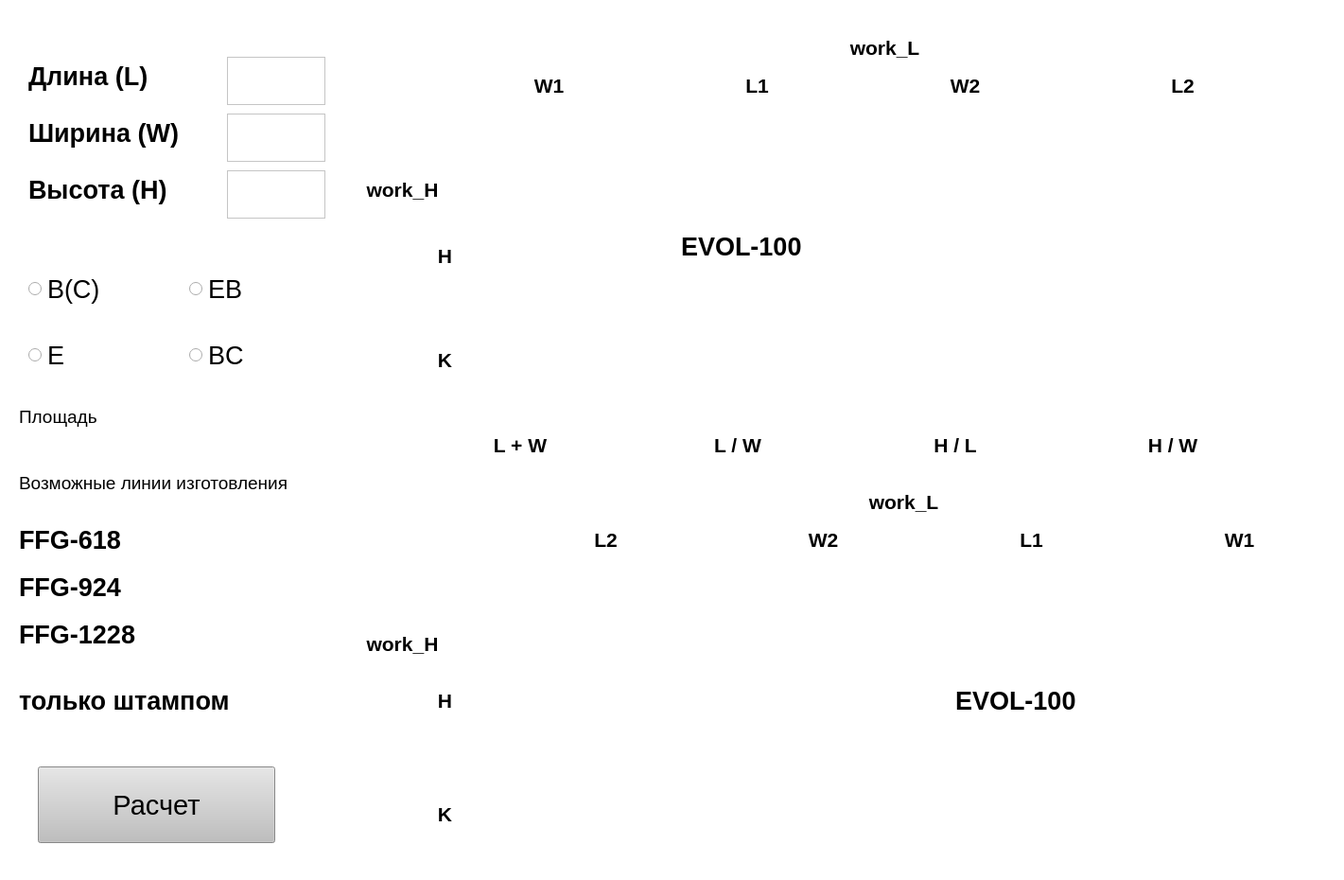
<?xml version="1.0" encoding="UTF-8"?>
<ui version="4.0">
 <class>MainWindow</class>
 <widget class="QMainWindow" name="MainWindow">
  <property name="geometry">
   <rect>
    <x>0</x>
    <y>0</y>
    <width>1421</width>
    <height>930</height>
   </rect>
  </property>
  <property name="windowTitle">
   <string>MainWindow</string>
  </property>
  <property name="autoFillBackground">
   <bool>false</bool>
  </property>
  <property name="styleSheet">
   <string notr="true">background-color: rgb(255, 255, 255);</string>
  </property>
  <widget class="QWidget" name="centralwidget">
   <widget class="QLabel" name="Y_W">
    <property name="geometry">
     <rect>
      <x>390</x>
      <y>20</y>
      <width>1000</width>
      <height>405</height>
     </rect>
    </property>
    <property name="text">
     <string/>
    </property>
    <property name="pixmap">
     <pixmap>img/Y_W.png</pixmap>
    </property>
   </widget>
   <widget class="QLabel" name="Y_L">
    <property name="geometry">
     <rect>
      <x>390</x>
      <y>500</y>
      <width>1000</width>
      <height>405</height>
     </rect>
    </property>
    <property name="text">
     <string/>
    </property>
    <property name="pixmap">
     <pixmap>img/Y_L.png</pixmap>
    </property>
   </widget>
   <widget class="QLabel" name="length_txt">
    <property name="geometry">
     <rect>
      <x>30</x>
      <y>60</y>
      <width>161</width>
      <height>41</height>
     </rect>
    </property>
    <property name="font">
     <font>
      <family>Arial</family>
      <pointsize>20</pointsize>
      <weight>75</weight>
      <bold>true</bold>
     </font>
    </property>
    <property name="text">
     <string>Длина (L)</string>
    </property>
   </widget>
   <widget class="QLabel" name="width_txt">
    <property name="geometry">
     <rect>
      <x>30</x>
      <y>120</y>
      <width>201</width>
      <height>41</height>
     </rect>
    </property>
    <property name="font">
     <font>
      <family>Arial</family>
      <pointsize>20</pointsize>
      <weight>75</weight>
      <bold>true</bold>
     </font>
    </property>
    <property name="text">
     <string>Ширина (W)</string>
    </property>
   </widget>
   <widget class="QLabel" name="height_txt">
    <property name="geometry">
     <rect>
      <x>30</x>
      <y>180</y>
      <width>191</width>
      <height>41</height>
     </rect>
    </property>
    <property name="font">
     <font>
      <family>Arial</family>
      <pointsize>20</pointsize>
      <weight>75</weight>
      <bold>true</bold>
     </font>
    </property>
    <property name="text">
     <string>Высота (H)</string>
    </property>
   </widget>
   <widget class="QTextEdit" name="length_inp">
    <property name="geometry">
     <rect>
      <x>240</x>
      <y>60</y>
      <width>104</width>
      <height>51</height>
     </rect>
    </property>
    <property name="font">
     <font>
      <family>Arial</family>
      <pointsize>20</pointsize>
     </font>
    </property>
   </widget>
   <widget class="QTextEdit" name="width_inp">
    <property name="geometry">
     <rect>
      <x>240</x>
      <y>120</y>
      <width>104</width>
      <height>51</height>
     </rect>
    </property>
    <property name="font">
     <font>
      <family>Arial</family>
      <pointsize>20</pointsize>
     </font>
    </property>
   </widget>
   <widget class="QTextEdit" name="height_inp">
    <property name="geometry">
     <rect>
      <x>240</x>
      <y>180</y>
      <width>104</width>
      <height>51</height>
     </rect>
    </property>
    <property name="font">
     <font>
      <family>Arial</family>
      <pointsize>20</pointsize>
     </font>
    </property>
   </widget>
   <widget class="QRadioButton" name="radio_B">
    <property name="geometry">
     <rect>
      <x>30</x>
      <y>290</y>
      <width>101</width>
      <height>31</height>
     </rect>
    </property>
    <property name="sizePolicy">
     <sizepolicy hsizetype="Fixed" vsizetype="Fixed">
      <horstretch>0</horstretch>
      <verstretch>0</verstretch>
     </sizepolicy>
    </property>
    <property name="font">
     <font>
      <family>Arial</family>
      <pointsize>20</pointsize>
     </font>
    </property>
    <property name="cursor">
     <cursorShape>ArrowCursor</cursorShape>
    </property>
    <property name="tabletTracking">
     <bool>true</bool>
    </property>
    <property name="autoFillBackground">
     <bool>false</bool>
    </property>
    <property name="text">
     <string>B(C)</string>
    </property>
    <property name="iconSize">
     <size>
      <width>20</width>
      <height>20</height>
     </size>
    </property>
    <property name="checked">
     <bool>false</bool>
    </property>
   </widget>
   <widget class="QRadioButton" name="radio_E">
    <property name="geometry">
     <rect>
      <x>30</x>
      <y>360</y>
      <width>101</width>
      <height>31</height>
     </rect>
    </property>
    <property name="sizePolicy">
     <sizepolicy hsizetype="Fixed" vsizetype="Fixed">
      <horstretch>0</horstretch>
      <verstretch>0</verstretch>
     </sizepolicy>
    </property>
    <property name="font">
     <font>
      <family>Arial</family>
      <pointsize>20</pointsize>
     </font>
    </property>
    <property name="cursor">
     <cursorShape>ArrowCursor</cursorShape>
    </property>
    <property name="tabletTracking">
     <bool>true</bool>
    </property>
    <property name="autoFillBackground">
     <bool>false</bool>
    </property>
    <property name="text">
     <string>E</string>
    </property>
    <property name="iconSize">
     <size>
      <width>20</width>
      <height>20</height>
     </size>
    </property>
    <property name="checked">
     <bool>false</bool>
    </property>
   </widget>
   <widget class="QRadioButton" name="radio_BC">
    <property name="geometry">
     <rect>
      <x>200</x>
      <y>360</y>
      <width>101</width>
      <height>31</height>
     </rect>
    </property>
    <property name="sizePolicy">
     <sizepolicy hsizetype="Fixed" vsizetype="Fixed">
      <horstretch>0</horstretch>
      <verstretch>0</verstretch>
     </sizepolicy>
    </property>
    <property name="font">
     <font>
      <family>Arial</family>
      <pointsize>20</pointsize>
     </font>
    </property>
    <property name="cursor">
     <cursorShape>ArrowCursor</cursorShape>
    </property>
    <property name="tabletTracking">
     <bool>true</bool>
    </property>
    <property name="autoFillBackground">
     <bool>false</bool>
    </property>
    <property name="text">
     <string>BC</string>
    </property>
    <property name="iconSize">
     <size>
      <width>20</width>
      <height>20</height>
     </size>
    </property>
    <property name="checked">
     <bool>false</bool>
    </property>
   </widget>
   <widget class="QRadioButton" name="radio_EB">
    <property name="geometry">
     <rect>
      <x>200</x>
      <y>290</y>
      <width>101</width>
      <height>31</height>
     </rect>
    </property>
    <property name="sizePolicy">
     <sizepolicy hsizetype="Fixed" vsizetype="Fixed">
      <horstretch>0</horstretch>
      <verstretch>0</verstretch>
     </sizepolicy>
    </property>
    <property name="font">
     <font>
      <family>Arial</family>
      <pointsize>20</pointsize>
     </font>
    </property>
    <property name="cursor">
     <cursorShape>ArrowCursor</cursorShape>
    </property>
    <property name="tabletTracking">
     <bool>true</bool>
    </property>
    <property name="autoFillBackground">
     <bool>false</bool>
    </property>
    <property name="text">
     <string>EB</string>
    </property>
    <property name="iconSize">
     <size>
      <width>20</width>
      <height>20</height>
     </size>
    </property>
    <property name="checked">
     <bool>false</bool>
    </property>
   </widget>
   <widget class="QLabel" name="info_line_txt">
    <property name="geometry">
     <rect>
      <x>20</x>
      <y>500</y>
      <width>361</width>
      <height>21</height>
     </rect>
    </property>
    <property name="font">
     <font>
      <family>Arial</family>
      <pointsize>14</pointsize>
     </font>
    </property>
    <property name="text">
     <string>Возможные линии изготовления</string>
    </property>
    <property name="scaledContents">
     <bool>true</bool>
    </property>
   </widget>
   <widget class="QLabel" name="line_EVOL">
    <property name="geometry">
     <rect>
      <x>720</x>
      <y>240</y>
      <width>191</width>
      <height>41</height>
     </rect>
    </property>
    <property name="font">
     <font>
      <family>Arial</family>
      <pointsize>20</pointsize>
      <weight>75</weight>
      <bold>true</bold>
     </font>
    </property>
    <property name="text">
     <string>EVOL-100</string>
    </property>
   </widget>
   <widget class="QLabel" name="line_618">
    <property name="geometry">
     <rect>
      <x>20</x>
      <y>550</y>
      <width>191</width>
      <height>41</height>
     </rect>
    </property>
    <property name="font">
     <font>
      <family>Arial</family>
      <pointsize>20</pointsize>
      <weight>75</weight>
      <bold>true</bold>
     </font>
    </property>
    <property name="text">
     <string>FFG-618</string>
    </property>
   </widget>
   <widget class="QLabel" name="line_924">
    <property name="geometry">
     <rect>
      <x>20</x>
      <y>600</y>
      <width>191</width>
      <height>41</height>
     </rect>
    </property>
    <property name="font">
     <font>
      <family>Arial</family>
      <pointsize>20</pointsize>
      <weight>75</weight>
      <bold>true</bold>
     </font>
    </property>
    <property name="text">
     <string>FFG-924</string>
    </property>
   </widget>
   <widget class="QLabel" name="line_1228">
    <property name="geometry">
     <rect>
      <x>20</x>
      <y>650</y>
      <width>191</width>
      <height>41</height>
     </rect>
    </property>
    <property name="font">
     <font>
      <family>Arial</family>
      <pointsize>20</pointsize>
      <weight>75</weight>
      <bold>true</bold>
     </font>
    </property>
    <property name="text">
     <string>FFG-1228</string>
    </property>
   </widget>
   <widget class="QLabel" name="line_bobst">
    <property name="geometry">
     <rect>
      <x>20</x>
      <y>720</y>
      <width>311</width>
      <height>41</height>
     </rect>
    </property>
    <property name="font">
     <font>
      <family>Arial</family>
      <pointsize>20</pointsize>
      <weight>75</weight>
      <bold>true</bold>
     </font>
    </property>
    <property name="text">
     <string>только штампом</string>
    </property>
   </widget>
   <widget class="QLabel" name="square_m2">
    <property name="geometry">
     <rect>
      <x>20</x>
      <y>430</y>
      <width>361</width>
      <height>21</height>
     </rect>
    </property>
    <property name="font">
     <font>
      <family>Arial</family>
      <pointsize>14</pointsize>
     </font>
    </property>
    <property name="text">
     <string>Площадь </string>
    </property>
    <property name="scaledContents">
     <bool>true</bool>
    </property>
   </widget>
   <widget class="QLabel" name="YW_w1">
    <property name="geometry">
     <rect>
      <x>540</x>
      <y>70</y>
      <width>81</width>
      <height>41</height>
     </rect>
    </property>
    <property name="font">
     <font>
      <family>Arial</family>
      <pointsize>16</pointsize>
      <weight>75</weight>
      <bold>true</bold>
     </font>
    </property>
    <property name="layoutDirection">
     <enum>Qt::LeftToRight</enum>
    </property>
    <property name="autoFillBackground">
     <bool>false</bool>
    </property>
    <property name="styleSheet">
     <string notr="true">background-color: rgb(255, 255, 255);</string>
    </property>
    <property name="text">
     <string>W1</string>
    </property>
    <property name="scaledContents">
     <bool>true</bool>
    </property>
    <property name="alignment">
     <set>Qt::AlignCenter</set>
    </property>
   </widget>
   <widget class="QLabel" name="YW_l1">
    <property name="geometry">
     <rect>
      <x>760</x>
      <y>70</y>
      <width>81</width>
      <height>41</height>
     </rect>
    </property>
    <property name="font">
     <font>
      <family>Arial</family>
      <pointsize>16</pointsize>
      <weight>75</weight>
      <bold>true</bold>
     </font>
    </property>
    <property name="layoutDirection">
     <enum>Qt::LeftToRight</enum>
    </property>
    <property name="autoFillBackground">
     <bool>false</bool>
    </property>
    <property name="styleSheet">
     <string notr="true">background-color: rgb(255, 255, 255);</string>
    </property>
    <property name="text">
     <string>L1</string>
    </property>
    <property name="scaledContents">
     <bool>true</bool>
    </property>
    <property name="alignment">
     <set>Qt::AlignCenter</set>
    </property>
   </widget>
   <widget class="QLabel" name="YW_w2">
    <property name="geometry">
     <rect>
      <x>980</x>
      <y>70</y>
      <width>81</width>
      <height>41</height>
     </rect>
    </property>
    <property name="font">
     <font>
      <family>Arial</family>
      <pointsize>16</pointsize>
      <weight>75</weight>
      <bold>true</bold>
     </font>
    </property>
    <property name="layoutDirection">
     <enum>Qt::LeftToRight</enum>
    </property>
    <property name="autoFillBackground">
     <bool>false</bool>
    </property>
    <property name="styleSheet">
     <string notr="true">background-color: rgb(255, 255, 255);</string>
    </property>
    <property name="text">
     <string>W2</string>
    </property>
    <property name="scaledContents">
     <bool>true</bool>
    </property>
    <property name="alignment">
     <set>Qt::AlignCenter</set>
    </property>
   </widget>
   <widget class="QLabel" name="YW_l2">
    <property name="geometry">
     <rect>
      <x>1210</x>
      <y>70</y>
      <width>81</width>
      <height>41</height>
     </rect>
    </property>
    <property name="font">
     <font>
      <family>Arial</family>
      <pointsize>16</pointsize>
      <weight>75</weight>
      <bold>true</bold>
     </font>
    </property>
    <property name="layoutDirection">
     <enum>Qt::LeftToRight</enum>
    </property>
    <property name="autoFillBackground">
     <bool>false</bool>
    </property>
    <property name="styleSheet">
     <string notr="true">background-color: rgb(255, 255, 255);</string>
    </property>
    <property name="text">
     <string>L2</string>
    </property>
    <property name="scaledContents">
     <bool>true</bool>
    </property>
    <property name="alignment">
     <set>Qt::AlignCenter</set>
    </property>
   </widget>
   <widget class="QLabel" name="YW_work_H">
    <property name="geometry">
     <rect>
      <x>370</x>
      <y>180</y>
      <width>111</width>
      <height>41</height>
     </rect>
    </property>
    <property name="font">
     <font>
      <family>Arial</family>
      <pointsize>16</pointsize>
      <weight>75</weight>
      <bold>true</bold>
     </font>
    </property>
    <property name="layoutDirection">
     <enum>Qt::LeftToRight</enum>
    </property>
    <property name="autoFillBackground">
     <bool>false</bool>
    </property>
    <property name="styleSheet">
     <string notr="true">background-color: rgb(255, 255, 255);</string>
    </property>
    <property name="text">
     <string>work_H</string>
    </property>
    <property name="scaledContents">
     <bool>true</bool>
    </property>
    <property name="alignment">
     <set>Qt::AlignCenter</set>
    </property>
   </widget>
   <widget class="QLabel" name="YW_k">
    <property name="geometry">
     <rect>
      <x>430</x>
      <y>360</y>
      <width>81</width>
      <height>41</height>
     </rect>
    </property>
    <property name="font">
     <font>
      <family>Arial</family>
      <pointsize>16</pointsize>
      <weight>75</weight>
      <bold>true</bold>
     </font>
    </property>
    <property name="layoutDirection">
     <enum>Qt::LeftToRight</enum>
    </property>
    <property name="autoFillBackground">
     <bool>false</bool>
    </property>
    <property name="styleSheet">
     <string notr="true">background-color: rgb(255, 255, 255);</string>
    </property>
    <property name="text">
     <string>K</string>
    </property>
    <property name="scaledContents">
     <bool>true</bool>
    </property>
    <property name="alignment">
     <set>Qt::AlignCenter</set>
    </property>
   </widget>
   <widget class="QLabel" name="YW_h">
    <property name="geometry">
     <rect>
      <x>430</x>
      <y>250</y>
      <width>81</width>
      <height>41</height>
     </rect>
    </property>
    <property name="font">
     <font>
      <family>Arial</family>
      <pointsize>16</pointsize>
      <weight>75</weight>
      <bold>true</bold>
     </font>
    </property>
    <property name="layoutDirection">
     <enum>Qt::LeftToRight</enum>
    </property>
    <property name="autoFillBackground">
     <bool>false</bool>
    </property>
    <property name="styleSheet">
     <string notr="true">background-color: rgb(255, 255, 255);</string>
    </property>
    <property name="text">
     <string>H</string>
    </property>
    <property name="scaledContents">
     <bool>true</bool>
    </property>
    <property name="alignment">
     <set>Qt::AlignCenter</set>
    </property>
   </widget>
   <widget class="QLabel" name="L_plus_W">
    <property name="geometry">
     <rect>
      <x>440</x>
      <y>450</y>
      <width>220</width>
      <height>40</height>
     </rect>
    </property>
    <property name="font">
     <font>
      <family>Arial</family>
      <pointsize>16</pointsize>
      <weight>75</weight>
      <bold>true</bold>
     </font>
    </property>
    <property name="layoutDirection">
     <enum>Qt::LeftToRight</enum>
    </property>
    <property name="autoFillBackground">
     <bool>false</bool>
    </property>
    <property name="styleSheet">
     <string notr="true">background-color: rgb(255, 255, 255);</string>
    </property>
    <property name="text">
     <string>L + W</string>
    </property>
    <property name="scaledContents">
     <bool>true</bool>
    </property>
    <property name="alignment">
     <set>Qt::AlignCenter</set>
    </property>
   </widget>
   <widget class="QLabel" name="YL_l2">
    <property name="geometry">
     <rect>
      <x>600</x>
      <y>550</y>
      <width>81</width>
      <height>41</height>
     </rect>
    </property>
    <property name="font">
     <font>
      <family>Arial</family>
      <pointsize>16</pointsize>
      <weight>75</weight>
      <bold>true</bold>
     </font>
    </property>
    <property name="layoutDirection">
     <enum>Qt::LeftToRight</enum>
    </property>
    <property name="autoFillBackground">
     <bool>false</bool>
    </property>
    <property name="styleSheet">
     <string notr="true">background-color: rgb(255, 255, 255);</string>
    </property>
    <property name="text">
     <string>L2</string>
    </property>
    <property name="scaledContents">
     <bool>true</bool>
    </property>
    <property name="alignment">
     <set>Qt::AlignCenter</set>
    </property>
   </widget>
   <widget class="QLabel" name="YL_work_H">
    <property name="geometry">
     <rect>
      <x>370</x>
      <y>660</y>
      <width>111</width>
      <height>41</height>
     </rect>
    </property>
    <property name="font">
     <font>
      <family>Arial</family>
      <pointsize>16</pointsize>
      <weight>75</weight>
      <bold>true</bold>
     </font>
    </property>
    <property name="layoutDirection">
     <enum>Qt::LeftToRight</enum>
    </property>
    <property name="autoFillBackground">
     <bool>false</bool>
    </property>
    <property name="styleSheet">
     <string notr="true">background-color: rgb(255, 255, 255);</string>
    </property>
    <property name="text">
     <string>work_H</string>
    </property>
    <property name="scaledContents">
     <bool>true</bool>
    </property>
    <property name="alignment">
     <set>Qt::AlignCenter</set>
    </property>
   </widget>
   <widget class="QLabel" name="YL_h">
    <property name="geometry">
     <rect>
      <x>430</x>
      <y>720</y>
      <width>81</width>
      <height>41</height>
     </rect>
    </property>
    <property name="font">
     <font>
      <family>Arial</family>
      <pointsize>16</pointsize>
      <weight>75</weight>
      <bold>true</bold>
     </font>
    </property>
    <property name="layoutDirection">
     <enum>Qt::LeftToRight</enum>
    </property>
    <property name="autoFillBackground">
     <bool>false</bool>
    </property>
    <property name="styleSheet">
     <string notr="true">background-color: rgb(255, 255, 255);</string>
    </property>
    <property name="text">
     <string>H</string>
    </property>
    <property name="scaledContents">
     <bool>true</bool>
    </property>
    <property name="alignment">
     <set>Qt::AlignCenter</set>
    </property>
   </widget>
   <widget class="QLabel" name="YL_work_L">
    <property name="geometry">
     <rect>
      <x>900</x>
      <y>510</y>
      <width>111</width>
      <height>41</height>
     </rect>
    </property>
    <property name="font">
     <font>
      <family>Arial</family>
      <pointsize>16</pointsize>
      <weight>75</weight>
      <bold>true</bold>
     </font>
    </property>
    <property name="layoutDirection">
     <enum>Qt::LeftToRight</enum>
    </property>
    <property name="autoFillBackground">
     <bool>false</bool>
    </property>
    <property name="styleSheet">
     <string notr="true">background-color: rgb(255, 255, 255);</string>
    </property>
    <property name="text">
     <string>work_L</string>
    </property>
    <property name="scaledContents">
     <bool>true</bool>
    </property>
    <property name="alignment">
     <set>Qt::AlignCenter</set>
    </property>
   </widget>
   <widget class="QLabel" name="YL_w2">
    <property name="geometry">
     <rect>
      <x>830</x>
      <y>550</y>
      <width>81</width>
      <height>41</height>
     </rect>
    </property>
    <property name="font">
     <font>
      <family>Arial</family>
      <pointsize>16</pointsize>
      <weight>75</weight>
      <bold>true</bold>
     </font>
    </property>
    <property name="layoutDirection">
     <enum>Qt::LeftToRight</enum>
    </property>
    <property name="autoFillBackground">
     <bool>false</bool>
    </property>
    <property name="styleSheet">
     <string notr="true">background-color: rgb(255, 255, 255);</string>
    </property>
    <property name="text">
     <string>W2</string>
    </property>
    <property name="scaledContents">
     <bool>true</bool>
    </property>
    <property name="alignment">
     <set>Qt::AlignCenter</set>
    </property>
   </widget>
   <widget class="QLabel" name="YL_k">
    <property name="geometry">
     <rect>
      <x>430</x>
      <y>840</y>
      <width>81</width>
      <height>41</height>
     </rect>
    </property>
    <property name="font">
     <font>
      <family>Arial</family>
      <pointsize>16</pointsize>
      <weight>75</weight>
      <bold>true</bold>
     </font>
    </property>
    <property name="layoutDirection">
     <enum>Qt::LeftToRight</enum>
    </property>
    <property name="autoFillBackground">
     <bool>false</bool>
    </property>
    <property name="styleSheet">
     <string notr="true">background-color: rgb(255, 255, 255);</string>
    </property>
    <property name="text">
     <string>K</string>
    </property>
    <property name="scaledContents">
     <bool>true</bool>
    </property>
    <property name="alignment">
     <set>Qt::AlignCenter</set>
    </property>
   </widget>
   <widget class="QLabel" name="YL_l1">
    <property name="geometry">
     <rect>
      <x>1050</x>
      <y>550</y>
      <width>81</width>
      <height>41</height>
     </rect>
    </property>
    <property name="font">
     <font>
      <family>Arial</family>
      <pointsize>16</pointsize>
      <weight>75</weight>
      <bold>true</bold>
     </font>
    </property>
    <property name="layoutDirection">
     <enum>Qt::LeftToRight</enum>
    </property>
    <property name="autoFillBackground">
     <bool>false</bool>
    </property>
    <property name="styleSheet">
     <string notr="true">background-color: rgb(255, 255, 255);</string>
    </property>
    <property name="text">
     <string>L1</string>
    </property>
    <property name="scaledContents">
     <bool>true</bool>
    </property>
    <property name="alignment">
     <set>Qt::AlignCenter</set>
    </property>
   </widget>
   <widget class="QLabel" name="YL_w1">
    <property name="geometry">
     <rect>
      <x>1270</x>
      <y>550</y>
      <width>81</width>
      <height>41</height>
     </rect>
    </property>
    <property name="font">
     <font>
      <family>Arial</family>
      <pointsize>16</pointsize>
      <weight>75</weight>
      <bold>true</bold>
     </font>
    </property>
    <property name="layoutDirection">
     <enum>Qt::LeftToRight</enum>
    </property>
    <property name="autoFillBackground">
     <bool>false</bool>
    </property>
    <property name="styleSheet">
     <string notr="true">background-color: rgb(255, 255, 255);</string>
    </property>
    <property name="text">
     <string>W1</string>
    </property>
    <property name="scaledContents">
     <bool>true</bool>
    </property>
    <property name="alignment">
     <set>Qt::AlignCenter</set>
    </property>
   </widget>
   <widget class="QLabel" name="L_div_W">
    <property name="geometry">
     <rect>
      <x>670</x>
      <y>450</y>
      <width>220</width>
      <height>40</height>
     </rect>
    </property>
    <property name="font">
     <font>
      <family>Arial</family>
      <pointsize>16</pointsize>
      <weight>75</weight>
      <bold>true</bold>
     </font>
    </property>
    <property name="layoutDirection">
     <enum>Qt::LeftToRight</enum>
    </property>
    <property name="autoFillBackground">
     <bool>false</bool>
    </property>
    <property name="styleSheet">
     <string notr="true">background-color: rgb(255, 255, 255);</string>
    </property>
    <property name="text">
     <string>L / W</string>
    </property>
    <property name="scaledContents">
     <bool>true</bool>
    </property>
    <property name="alignment">
     <set>Qt::AlignCenter</set>
    </property>
   </widget>
   <widget class="QLabel" name="H_div_L">
    <property name="geometry">
     <rect>
      <x>900</x>
      <y>450</y>
      <width>220</width>
      <height>40</height>
     </rect>
    </property>
    <property name="font">
     <font>
      <family>Arial</family>
      <pointsize>16</pointsize>
      <weight>75</weight>
      <bold>true</bold>
     </font>
    </property>
    <property name="layoutDirection">
     <enum>Qt::LeftToRight</enum>
    </property>
    <property name="autoFillBackground">
     <bool>false</bool>
    </property>
    <property name="styleSheet">
     <string notr="true">background-color: rgb(255, 255, 255);</string>
    </property>
    <property name="text">
     <string>H / L</string>
    </property>
    <property name="scaledContents">
     <bool>true</bool>
    </property>
    <property name="alignment">
     <set>Qt::AlignCenter</set>
    </property>
   </widget>
   <widget class="QLabel" name="H_div_W">
    <property name="geometry">
     <rect>
      <x>1130</x>
      <y>450</y>
      <width>220</width>
      <height>40</height>
     </rect>
    </property>
    <property name="font">
     <font>
      <family>Arial</family>
      <pointsize>16</pointsize>
      <weight>75</weight>
      <bold>true</bold>
     </font>
    </property>
    <property name="layoutDirection">
     <enum>Qt::LeftToRight</enum>
    </property>
    <property name="autoFillBackground">
     <bool>false</bool>
    </property>
    <property name="styleSheet">
     <string notr="true">background-color: rgb(255, 255, 255);</string>
    </property>
    <property name="text">
     <string>H / W</string>
    </property>
    <property name="scaledContents">
     <bool>true</bool>
    </property>
    <property name="alignment">
     <set>Qt::AlignCenter</set>
    </property>
   </widget>
   <widget class="QLabel" name="YW_work_l">
    <property name="geometry">
     <rect>
      <x>880</x>
      <y>30</y>
      <width>111</width>
      <height>41</height>
     </rect>
    </property>
    <property name="font">
     <font>
      <family>Arial</family>
      <pointsize>16</pointsize>
      <weight>75</weight>
      <bold>true</bold>
     </font>
    </property>
    <property name="layoutDirection">
     <enum>Qt::LeftToRight</enum>
    </property>
    <property name="autoFillBackground">
     <bool>false</bool>
    </property>
    <property name="styleSheet">
     <string notr="true">background-color: rgb(255, 255, 255);</string>
    </property>
    <property name="text">
     <string>work_L</string>
    </property>
    <property name="scaledContents">
     <bool>true</bool>
    </property>
    <property name="alignment">
     <set>Qt::AlignCenter</set>
    </property>
   </widget>
   <widget class="QLabel" name="line_EVOL_2">
    <property name="geometry">
     <rect>
      <x>1010</x>
      <y>720</y>
      <width>191</width>
      <height>41</height>
     </rect>
    </property>
    <property name="font">
     <font>
      <family>Arial</family>
      <pointsize>20</pointsize>
      <weight>75</weight>
      <bold>true</bold>
     </font>
    </property>
    <property name="text">
     <string>EVOL-100</string>
    </property>
   </widget>
   <widget class="QPushButton" name="Button">
    <property name="geometry">
     <rect>
      <x>40</x>
      <y>810</y>
      <width>251</width>
      <height>81</height>
     </rect>
    </property>
    <property name="font">
     <font>
      <family>Arial</family>
      <pointsize>22</pointsize>
     </font>
    </property>
    <property name="styleSheet">
     <string notr="true">background-color: rgb(191, 191, 191);</string>
    </property>
    <property name="text">
     <string>Расчет</string>
    </property>
   </widget>
  </widget>
 </widget>
 <resources/>
 <connections/>
</ui>
